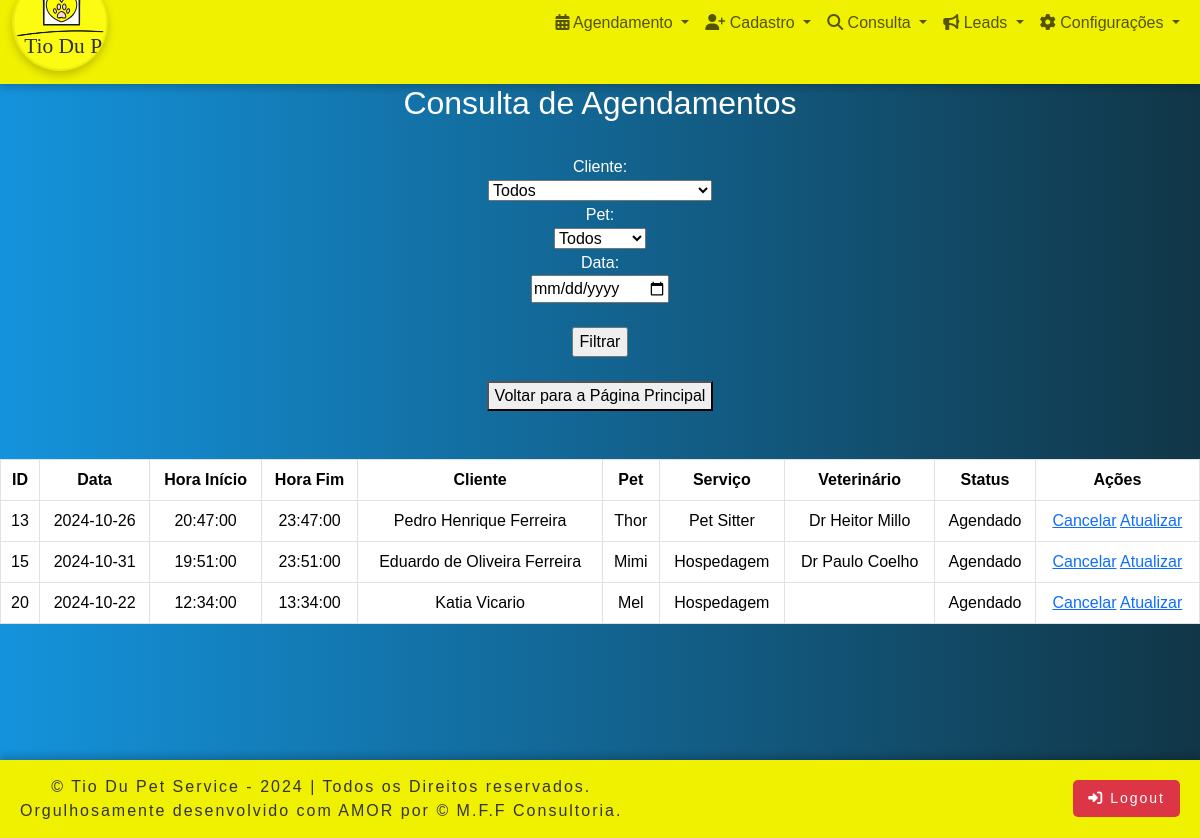
Screenshot of /office/calendar_consulta_agenda.php (signed in) with the database file from the repository.
### tables this page shows
CREATE TABLE `agendamento` (
  `id` int(11) NOT NULL,
  `pet_id` int(11) NOT NULL,
  `foto_pet` varchar(255) NOT NULL,
  `cliente_id` int(11) NOT NULL,
  `servico_id` int(11) DEFAULT NULL,
  `veterinario_id` int(11) DEFAULT NULL,
  `hora_inicio` time NOT NULL,
  `hora_fim` time NOT NULL,
  `data` date NOT NULL,
  `status` varchar(20) NOT NULL DEFAULT 'Agendado',
  `observacoes` text DEFAULT NULL
);

CREATE TABLE `cliente` (
  `id` int(11) NOT NULL,
  `nome` varchar(100) NOT NULL,
  `cpf` varchar(14) NOT NULL,
  `telefone` varchar(13) NOT NULL,
  `email` varchar(100) NOT NULL,
  `endereco` varchar(100) DEFAULT NULL,
  `numero` varchar(10) DEFAULT NULL,
  `complemento` varchar(20) DEFAULT NULL,
  `bairro` varchar(50) NOT NULL,
  `cep` varchar(10) NOT NULL,
  `cidade` varchar(50) NOT NULL,
  `estado` varchar(2) NOT NULL
);

CREATE TABLE `pet` (
  `id` int(11) NOT NULL,
  `cliente_id` int(11) NOT NULL,
  `veterinario_id` int(11) NOT NULL,
  `foto_pet` varchar(255) DEFAULT NULL,
  `nome` varchar(50) NOT NULL,
  `sexo` varchar(50) NOT NULL,
  `especie` varchar(30) NOT NULL,
  `raca` varchar(50) DEFAULT NULL,
  `cor` varchar(50) DEFAULT NULL,
  `idade` int(11) DEFAULT NULL,
  `porte` varchar(20) DEFAULT NULL,
  `rga` varchar(50) DEFAULT NULL
);

CREATE TABLE `servico` (
  `id` int(10) NOT NULL,
  `servico` varchar(50) NOT NULL,
  `tipo` varchar(50) NOT NULL,
  `preco` decimal(10,2) NOT NULL
);

CREATE TABLE `veterinario` (
  `id` int(10) NOT NULL,
  `nome` varchar(100) NOT NULL,
  `telefone` varchar(13) NOT NULL,
  `email` varchar(100) NOT NULL,
  `endereco` varchar(100) DEFAULT NULL,
  `numero` varchar(10) DEFAULT NULL,
  `complemento` varchar(20) DEFAULT NULL,
  `bairro` varchar(50) NOT NULL,
  `cep` varchar(10) NOT NULL,
  `cidade` varchar(50) NOT NULL,
  `estado` varchar(2) NOT NULL
);

### office/calendar_consulta_agenda.php (the view, shortened to what this page needs)
<?php
include 'office_header.php';
?>
<head>
</head>
</html>
<?php
require_once("conexaoAction.php");
$filtro_data = isset($_GET['data']) ? $_GET['data'] : '';
$sql = "SELECT agendamento.*, cliente.nome AS nome_cliente, pet.nome AS nome_pet, veterinario.nome AS nome_veterinario, servico.tipo AS tipo_servico
        FROM agendamento
        JOIN cliente ON agendamento.cliente_id = cliente.id
        JOIN pet ON agendamento.pet_id = pet.id
        LEFT JOIN veterinario ON agendamento.veterinario_id = veterinario.id
        JOIN servico ON agendamento.servico_id = servico.id
        WHERE 1=1";
$resultado = $conexao->query($sql);
?>
<!DOCTYPE html>
<html lang="pt-br">
<head>
</head>
<body>
<h2>Consulta de Agendamentos</h2>
<form method="GET" action="/projeto_final/office/consulta_agenda.php">
    <br><label for="cliente_id">Cliente:</label></br>
    <select name="cliente_id">
        <option value="">Todos</option>
    </select>
    <br><label for="pet_id">Pet:</label></br>
     <select name="pet_id">
        <option value="">Todos</option>
    </select>
    <br><label for="data">Data:</label></br>
      <input type="date" name="data" value="<?= $filtro_data ?>">
    <br></br>
      <input type="submit" value="Filtrar">
</form>
<br><a href='http://localhost/projeto_final/office/main.php'><button>Voltar para a Página Principal</button></a></br>
<br>
<div class="container-table">
<table class="table table-bordered table-bg mx-auto text-white">
    <thead>
        <tr>
            <th>ID</th>
            <th>Data</th>
            <th>Hora Início</th>
            <th>Hora Fim</th>
            <th>Cliente</th>
            <th>Pet</th>
            <th>Serviço</th>
            <th>Veterinário</th>
            <th>Status</th>
            <th>Ações</th>
        </tr>
    </thead>
    <tbody>
        <?php
        if ($resultado->num_rows > 0) {
            while ($row = $resultado->fetch_assoc()) {
                echo "<tr>";
                echo "<td>".$row['id']."</td>";
                echo "<td>".$row['data']."</td>";
                echo "<td>".$row['hora_inicio']."</td>";
                echo "<td>".$row['hora_fim']."</td>";
                echo "<td>".$row['nome_cliente']."</td>";
                echo "<td>".$row['nome_pet']."</td>";
                echo "<td>".$row['tipo_servico']."</td>";
                echo "<td>".$row['nome_veterinario']."</td>";
                echo "<td>".$row['status']."</td>";
                echo '<td>
                        <a href="consulta_agenda.php?cancelar_id=' . $row['id'] . '">Cancelar</a>
                        <a href="atualizar_agenda.php?id=' . $row['id'] . '">Atualizar</a>
                    </td>';
                echo "</tr>";
            }
        } else {
            echo "<tr><td colspan='10'>Nenhum agendamento encontrado</td></tr>";
        }
        ?>
    </tbody>
</table>
</body>
</html>
<?php
include '../footer.php';
?>

### office/office_header.php (style rules this page uses)
body { background: linear-gradient(to right, rgb(20, 147, 220), rgb(17, 54, 71)); margin: 0; font-family: sans-serif; font-size: 1rem; }

### office/calendar_consulta_agenda.php (style rules this page uses)
body { background: linear-gradient(to right, rgb(20, 147, 220), rgb(17, 54, 71)); color: white; text-align: center; min-height: 100vh; display: flex; flex-direction: column; justify-content: center; }
.table-bg { background: rgba(0, 0, 0, 0.3); border-radius: 15px 15px 0 0; }
table { background: rgba(0, 0, 0, 0.3); border-radius: 15px 15px 0 0; width: 80%; }

### office/footer.php (style rules this page uses)
body, html { height: 100%; display: flex; flex-direction: column; margin: 0; }

### rows the page displays
agendamento: id "13", data "2024-10-26", hora_inicio "20:47:00", hora_fim "23:47:00", cliente.nome "Pedro Henrique Ferreira", pet.nome "Thor", servico.tipo "Pet Sitter", veterinario.nome "Dr Heitor Millo", status "Agendado"
agendamento: id "15", data "2024-10-31", hora_inicio "19:51:00", hora_fim "23:51:00", cliente.nome "Eduardo de Oliveira Ferreira", pet.nome "Mimi", servico.tipo "Hospedagem", veterinario.nome "Dr Paulo Coelho", status "Agendado"
agendamento: id "20", data "2024-10-22", hora_inicio "12:34:00", hora_fim "13:34:00", cliente.nome "Katia Vicario", pet.nome "Mel", servico.tipo "Hospedagem", status "Agendado"
